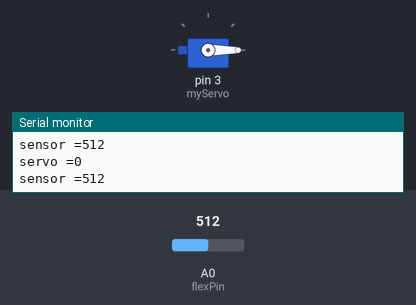
The sketch below on a simulated Arduino Uno, built with avr-gcc and run on an emulated ATmega328P. Parts: servo, the last lines printed to the serial monitor. Inputs (shaded band) come from the test bench; at power-on: A0 (flexPin) = 512.

Above: at 1.2 s.
1.3 s: A0 (flexPin) set to 1023
At 2.3 s:
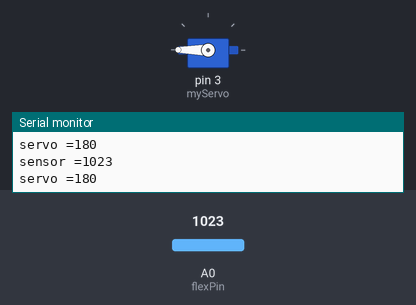
2.8 s: A0 (flexPin) set to 900
At 4.0 s:
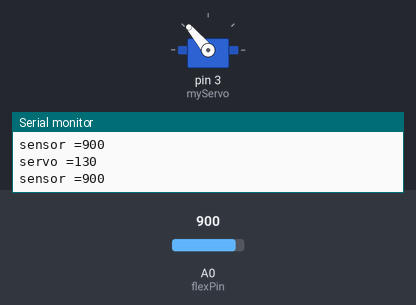
4.3 s: A0 (flexPin) set to 716
At 5.5 s:
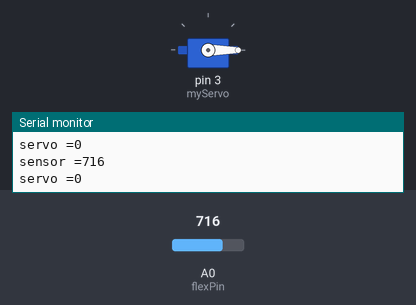
Timing chart, 0 to 7.3 s (numbered marks = the images above; inputs shaded):
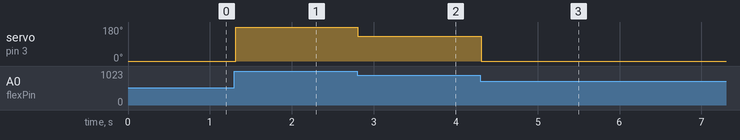

The sketch:

flex_sensor1.ino
```cpp
#include <Servo.h>
Servo myServo;

# define flexPin A0

void setup()
{
  myServo.attach(3);
  Serial.begin(9600);

}

void loop()
{
  int flexValue;
  int servoPosition;

  flexValue = analogRead(flexPin);

  servoPosition = map(flexValue, 770, 950, 0, 180);
  servoPosition = constrain(servoPosition, 0, 180);

  myServo.write(servoPosition);

  Serial.print("sensor =");
  Serial.println(flexValue);
  Serial.print("servo =");
  Serial.println(servoPosition);

  delay(20);
}
```

Measured:
- after the input at 1.3 s, servo on pin 3 (myServo): 0° → 180° at once
- after the input at 2.8 s, servo on pin 3 (myServo): 180° → 130° at once
- after the input at 4.3 s, servo on pin 3 (myServo): 130° → 0° at once
